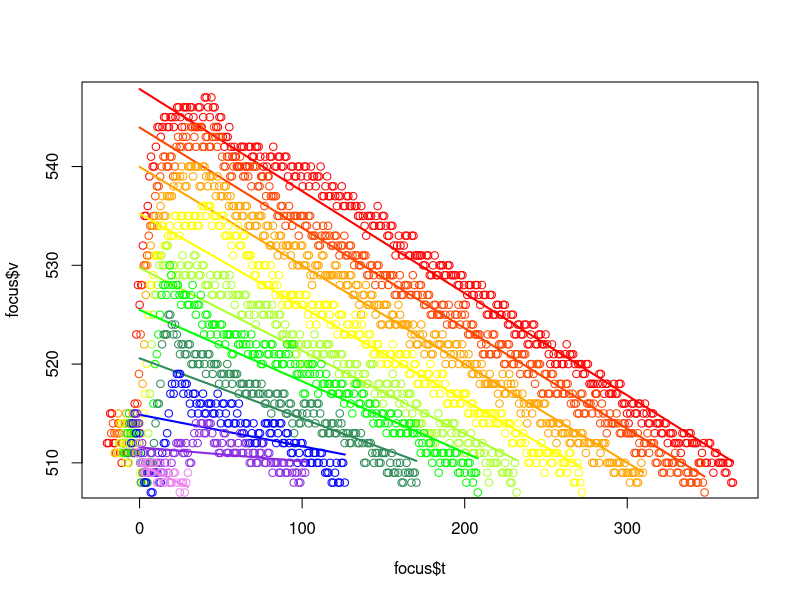

R code for this plot:
data <- read.table("./input.csv", header=TRUE, sep=",")

data$t <- (data$t / 1000) - (data$experiment*2)
#data$v <- (5 / 1024 * data$v)
#data$v <- (0.3611) + (49.3436 * data$v) + -5.5215*(data$v^2)
#data$v <- data$v * 9/5 + 32
colors <- c(
            'violet',
            'blueviolet',
            'blue',
            'seagreen',
            'green',
            'greenyellow',
            'yellow',
            'orange',
            'orangered',
            'red',
            'darkred'
           )

has_not_plotted <- TRUE
for (i in 10:1) {
    focus   <- subset(data, experiment==i)
    max     <- focus[focus$v == max(focus$v), ] 
    #focus   <- subset(focus, t < max$t)

    if(has_not_plotted) {
        plot(focus$t, focus$v, col=colors[i])
        has_not_plotted <- FALSE
    } else {
        points(focus$t, focus$v, col=colors[i])
    }

    #max     <- focus[focus$v == max(focus$v), ] 
    #cool    <- subset(focus, t > max$t)
    #fit     <- lm(cool$v ~ cool$t + I(cool$t^2))
    #xx      <- seq(0,max(cool$t),len=100)
    #yy      <- fit$coef %*% rbind(1,xx,xx^2)
    #lines(xx,yy,lwd=2,col=colors[i])

    focus   <- subset(focus, t >= 0)
    fit     <- lm(focus$v ~ focus$t + I(focus$t^2))
    fit     <- lm(focus$v ~ focus$t)
    xx      <- seq(0,max(focus$t),len=100)
    yy      <- fit$coef %*% rbind(1,xx)#,xx^2)
    lines(xx,yy,lwd=2,col=colors[i])
}
